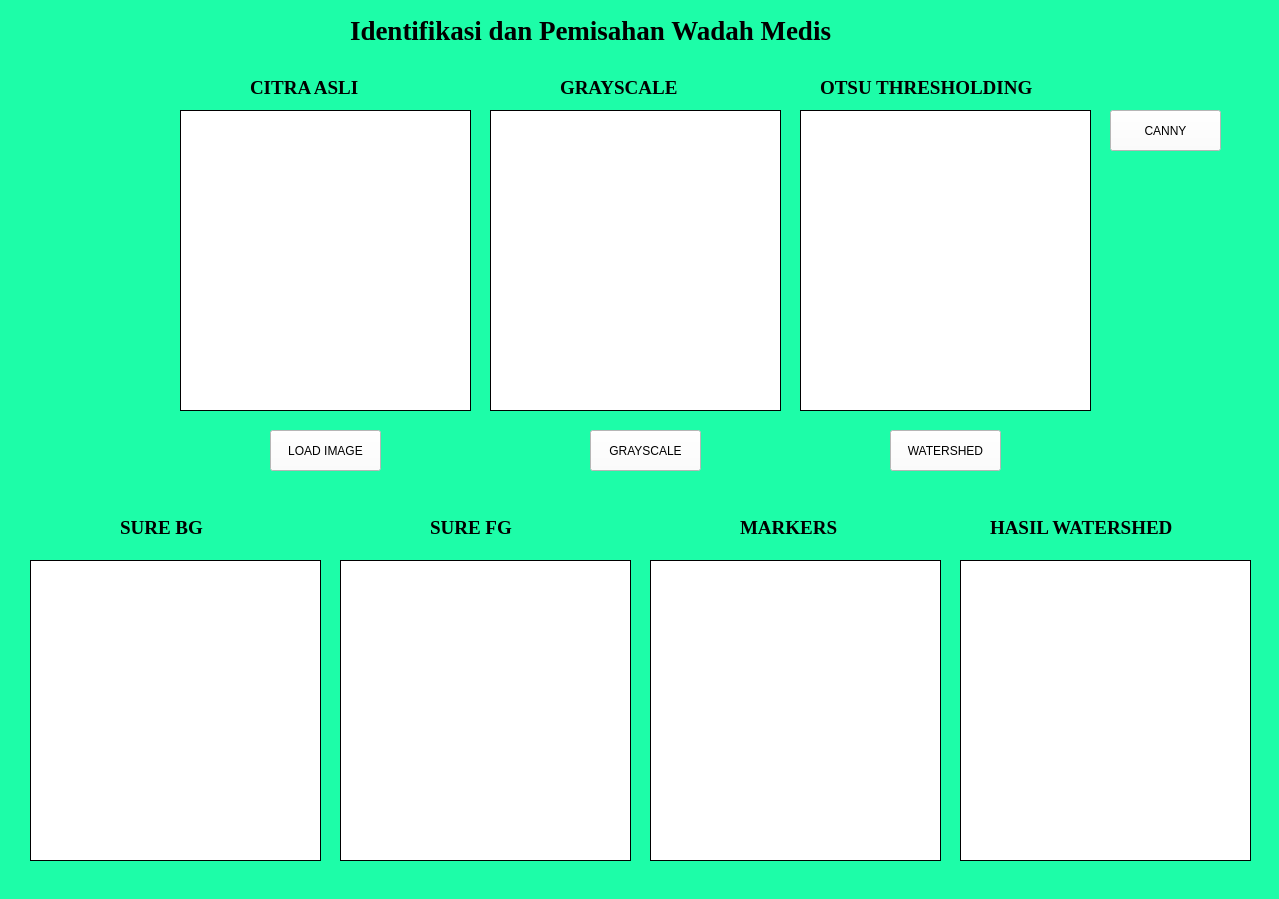
<?xml version="1.0" encoding="UTF-8"?>
<ui version="4.0">
 <class>MainWindow</class>
 <widget class="QMainWindow" name="MainWindow">
  <property name="geometry">
   <rect>
    <x>0</x>
    <y>0</y>
    <width>1279</width>
    <height>899</height>
   </rect>
  </property>
  <property name="cursor">
   <cursorShape>ArrowCursor</cursorShape>
  </property>
  <property name="mouseTracking">
   <bool>false</bool>
  </property>
  <property name="windowTitle">
   <string>Image Segmentation</string>
  </property>
  <property name="windowIcon">
   <iconset>
    <normaloff>../Users/taofi/Downloads/6373630c7a96d632872e104e_CV-2.jpg</normaloff>../Users/taofi/Downloads/6373630c7a96d632872e104e_CV-2.jpg</iconset>
  </property>
  <property name="autoFillBackground">
   <bool>false</bool>
  </property>
  <property name="styleSheet">
   <string notr="true">background-color: rgb(29, 253, 168 );</string>
  </property>
  <widget class="QWidget" name="centralwidget">
   <widget class="QPushButton" name="loadimg">
    <property name="geometry">
     <rect>
      <x>270</x>
      <y>430</y>
      <width>111</width>
      <height>41</height>
     </rect>
    </property>
    <property name="styleSheet">
     <string notr="true">background-color: rgb(255, 255, 255);</string>
    </property>
    <property name="text">
     <string>LOAD IMAGE</string>
    </property>
   </widget>
   <widget class="QLabel" name="label1">
    <property name="geometry">
     <rect>
      <x>180</x>
      <y>110</y>
      <width>291</width>
      <height>301</height>
     </rect>
    </property>
    <property name="styleSheet">
     <string notr="true">background-color: rgb(255, 255, 255);</string>
    </property>
    <property name="frameShape">
     <enum>QFrame::Box</enum>
    </property>
    <property name="frameShadow">
     <enum>QFrame::Plain</enum>
    </property>
    <property name="text">
     <string/>
    </property>
   </widget>
   <widget class="QLabel" name="label">
    <property name="geometry">
     <rect>
      <x>350</x>
      <y>-10</y>
      <width>591</width>
      <height>81</height>
     </rect>
    </property>
    <property name="font">
     <font>
      <family>Times New Roman</family>
      <pointsize>20</pointsize>
      <weight>75</weight>
      <bold>true</bold>
     </font>
    </property>
    <property name="text">
     <string>Identifikasi dan Pemisahan Wadah Medis </string>
    </property>
   </widget>
   <widget class="QLabel" name="label_2">
    <property name="geometry">
     <rect>
      <x>250</x>
      <y>80</y>
      <width>141</width>
      <height>16</height>
     </rect>
    </property>
    <property name="font">
     <font>
      <family>Times New Roman</family>
      <pointsize>14</pointsize>
      <weight>75</weight>
      <bold>true</bold>
     </font>
    </property>
    <property name="text">
     <string>CITRA ASLI</string>
    </property>
   </widget>
   <widget class="QLabel" name="label2">
    <property name="geometry">
     <rect>
      <x>490</x>
      <y>110</y>
      <width>291</width>
      <height>301</height>
     </rect>
    </property>
    <property name="styleSheet">
     <string notr="true">background-color: rgb(255, 255, 255);</string>
    </property>
    <property name="frameShape">
     <enum>QFrame::Box</enum>
    </property>
    <property name="frameShadow">
     <enum>QFrame::Plain</enum>
    </property>
    <property name="text">
     <string/>
    </property>
   </widget>
   <widget class="QPushButton" name="grayscalebtn">
    <property name="geometry">
     <rect>
      <x>590</x>
      <y>430</y>
      <width>111</width>
      <height>41</height>
     </rect>
    </property>
    <property name="styleSheet">
     <string notr="true">background-color: rgb(255, 255, 255);</string>
    </property>
    <property name="text">
     <string>GRAYSCALE</string>
    </property>
   </widget>
   <widget class="QPushButton" name="watershedbtn">
    <property name="geometry">
     <rect>
      <x>890</x>
      <y>430</y>
      <width>111</width>
      <height>41</height>
     </rect>
    </property>
    <property name="styleSheet">
     <string notr="true">background-color: rgb(255, 255, 255);</string>
    </property>
    <property name="text">
     <string>WATERSHED</string>
    </property>
   </widget>
   <widget class="QLabel" name="label3">
    <property name="geometry">
     <rect>
      <x>800</x>
      <y>110</y>
      <width>291</width>
      <height>301</height>
     </rect>
    </property>
    <property name="styleSheet">
     <string notr="true">background-color: rgb(255, 255, 255);</string>
    </property>
    <property name="frameShape">
     <enum>QFrame::Box</enum>
    </property>
    <property name="frameShadow">
     <enum>QFrame::Plain</enum>
    </property>
    <property name="text">
     <string/>
    </property>
   </widget>
   <widget class="QLabel" name="label4">
    <property name="geometry">
     <rect>
      <x>30</x>
      <y>560</y>
      <width>291</width>
      <height>301</height>
     </rect>
    </property>
    <property name="styleSheet">
     <string notr="true">background-color: rgb(255, 255, 255);</string>
    </property>
    <property name="frameShape">
     <enum>QFrame::Box</enum>
    </property>
    <property name="frameShadow">
     <enum>QFrame::Plain</enum>
    </property>
    <property name="text">
     <string/>
    </property>
   </widget>
   <widget class="QLabel" name="label5">
    <property name="geometry">
     <rect>
      <x>340</x>
      <y>560</y>
      <width>291</width>
      <height>301</height>
     </rect>
    </property>
    <property name="styleSheet">
     <string notr="true">background-color: rgb(255, 255, 255);</string>
    </property>
    <property name="frameShape">
     <enum>QFrame::Box</enum>
    </property>
    <property name="frameShadow">
     <enum>QFrame::Plain</enum>
    </property>
    <property name="text">
     <string/>
    </property>
   </widget>
   <widget class="QLabel" name="label6">
    <property name="geometry">
     <rect>
      <x>650</x>
      <y>560</y>
      <width>291</width>
      <height>301</height>
     </rect>
    </property>
    <property name="styleSheet">
     <string notr="true">background-color: rgb(255, 255, 255);</string>
    </property>
    <property name="frameShape">
     <enum>QFrame::Box</enum>
    </property>
    <property name="frameShadow">
     <enum>QFrame::Plain</enum>
    </property>
    <property name="text">
     <string/>
    </property>
   </widget>
   <widget class="QLabel" name="label7">
    <property name="geometry">
     <rect>
      <x>960</x>
      <y>560</y>
      <width>291</width>
      <height>301</height>
     </rect>
    </property>
    <property name="styleSheet">
     <string notr="true">background-color: rgb(255, 255, 255);</string>
    </property>
    <property name="frameShape">
     <enum>QFrame::Box</enum>
    </property>
    <property name="frameShadow">
     <enum>QFrame::Plain</enum>
    </property>
    <property name="text">
     <string/>
    </property>
   </widget>
   <widget class="QLabel" name="label_3">
    <property name="geometry">
     <rect>
      <x>560</x>
      <y>80</y>
      <width>141</width>
      <height>16</height>
     </rect>
    </property>
    <property name="font">
     <font>
      <family>Times New Roman</family>
      <pointsize>14</pointsize>
      <weight>75</weight>
      <bold>true</bold>
     </font>
    </property>
    <property name="text">
     <string>GRAYSCALE</string>
    </property>
   </widget>
   <widget class="QLabel" name="label_4">
    <property name="geometry">
     <rect>
      <x>820</x>
      <y>80</y>
      <width>261</width>
      <height>16</height>
     </rect>
    </property>
    <property name="font">
     <font>
      <family>Times New Roman</family>
      <pointsize>14</pointsize>
      <weight>75</weight>
      <bold>true</bold>
     </font>
    </property>
    <property name="text">
     <string>OTSU THRESHOLDING</string>
    </property>
   </widget>
   <widget class="QLabel" name="label_5">
    <property name="geometry">
     <rect>
      <x>120</x>
      <y>520</y>
      <width>111</width>
      <height>16</height>
     </rect>
    </property>
    <property name="font">
     <font>
      <family>Times New Roman</family>
      <pointsize>14</pointsize>
      <weight>75</weight>
      <bold>true</bold>
     </font>
    </property>
    <property name="text">
     <string>SURE BG</string>
    </property>
   </widget>
   <widget class="QLabel" name="label_6">
    <property name="geometry">
     <rect>
      <x>430</x>
      <y>520</y>
      <width>111</width>
      <height>16</height>
     </rect>
    </property>
    <property name="font">
     <font>
      <family>Times New Roman</family>
      <pointsize>14</pointsize>
      <weight>75</weight>
      <bold>true</bold>
     </font>
    </property>
    <property name="text">
     <string>SURE FG</string>
    </property>
   </widget>
   <widget class="QLabel" name="label_7">
    <property name="geometry">
     <rect>
      <x>740</x>
      <y>520</y>
      <width>121</width>
      <height>16</height>
     </rect>
    </property>
    <property name="font">
     <font>
      <family>Times New Roman</family>
      <pointsize>14</pointsize>
      <weight>75</weight>
      <bold>true</bold>
     </font>
    </property>
    <property name="text">
     <string>MARKERS</string>
    </property>
   </widget>
   <widget class="QLabel" name="label_8">
    <property name="geometry">
     <rect>
      <x>990</x>
      <y>520</y>
      <width>221</width>
      <height>16</height>
     </rect>
    </property>
    <property name="font">
     <font>
      <family>Times New Roman</family>
      <pointsize>14</pointsize>
      <weight>75</weight>
      <bold>true</bold>
     </font>
    </property>
    <property name="text">
     <string>HASIL WATERSHED</string>
    </property>
   </widget>
   <widget class="QPushButton" name="cannybtn">
    <property name="geometry">
     <rect>
      <x>1110</x>
      <y>110</y>
      <width>111</width>
      <height>41</height>
     </rect>
    </property>
    <property name="styleSheet">
     <string notr="true">background-color: rgb(255, 255, 255);</string>
    </property>
    <property name="text">
     <string>CANNY</string>
    </property>
   </widget>
  </widget>
  <widget class="QStatusBar" name="statusbar"/>
 </widget>
 <resources>
  <include location="../Users/taofi/Downloads/bg.qrc"/>
 </resources>
 <connections/>
</ui>
